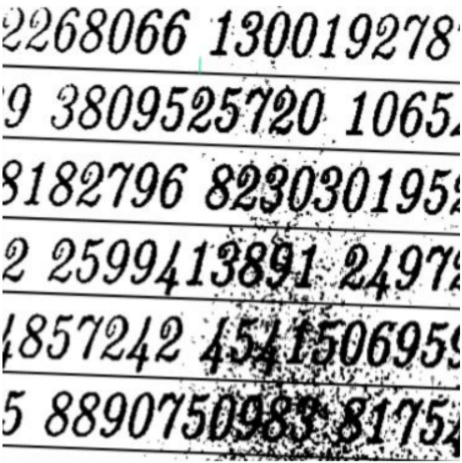
#> input picture DIP/input.png, 462 x 463 px
$ python enough2.py
#> lines starting #> are read from the running program, lines starting #| are printed output that depends on the picture; after the words box and inside, x2 and y2 are one past the last pixel; in counts of white or black regions, pixels touching at a corner belong together
import cv2
import numpy as np

def remove_line(im):
    temp = im.copy()
    thresh = cv2.threshold(temp, 0, 255, cv2.THRESH_BINARY_INV + cv2.THRESH_OTSU)[1]
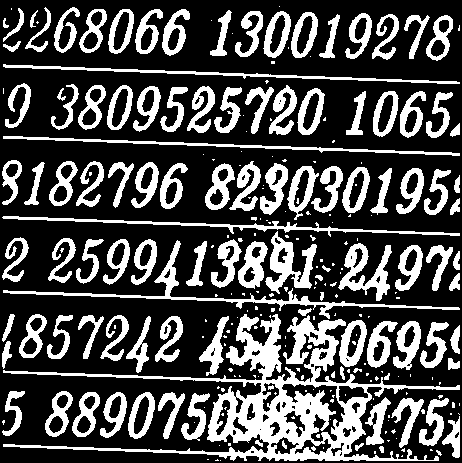
#> thresh: shape (463, 462); 30% white; 266 white regions (154 under 20 px), largest, box (x1, y1, x2, y2) and area: (3, 314, 460, 461) 12905, (3, 240, 460, 319) 2124, (2, 216, 460, 237) 1462

    # Remove horizontal
    horizontal_kernel = cv2.getStructuringElement(cv2.MORPH_RECT, (25,1))
    detected_lines = cv2.morphologyEx(thresh, cv2.MORPH_OPEN, horizontal_kernel, iterations=2)
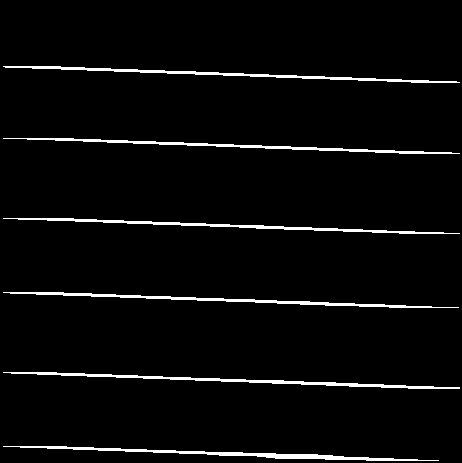
#> detected_lines: shape (463, 462); 3.5% white; 6 white regions
    cnts = cv2.findContours(detected_lines, cv2.RETR_EXTERNAL, cv2.CHAIN_APPROX_SIMPLE)
#> cnts = 6 contours; box (x1, y1, x2, y2) and area: (3, 446, 439, 461) 895, (3, 372, 460, 389) 850, (3, 292, 459, 308) 788, (3, 66, 460, 83) 788, (3, 218, 460, 234) 749, (3, 138, 460, 154) 731
    cnts = cnts[0] if len(cnts) == 2 else cnts[1]
    for c in cnts:
        cv2.drawContours(temp, [c], -1, (255,255,255), 2)
#> this loop made 6 passes
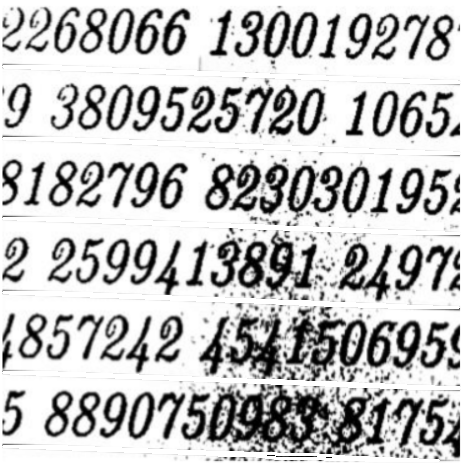
#> temp: shape (463, 462); min 0, max 255, mean 190.9
    return temp

im = cv2.imread('input.png', 0)

result = remove_line(im)

thresh = cv2.adaptiveThreshold(result, 255, cv2.ADAPTIVE_THRESH_GAUSSIAN_C, cv2.THRESH_BINARY, 217, -1)
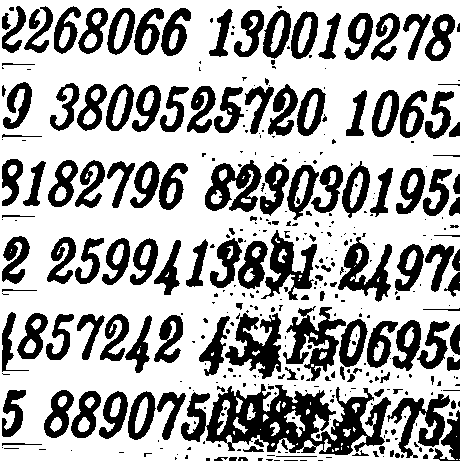
#> thresh: shape (463, 462); 67.4% white; 385 black regions (243 under 20 px), largest, box (x1, y1, x2, y2) and area: (181, 384, 391, 455) 7448, (283, 306, 346, 381) 1884, (225, 313, 281, 379) 1879
kernel = cv2.getStructuringElement(cv2.MORPH_RECT, (2, 2))
#> kernel = [[1, 1], [1, 1]]
result = cv2.dilate(thresh, kernel, iterations=1)
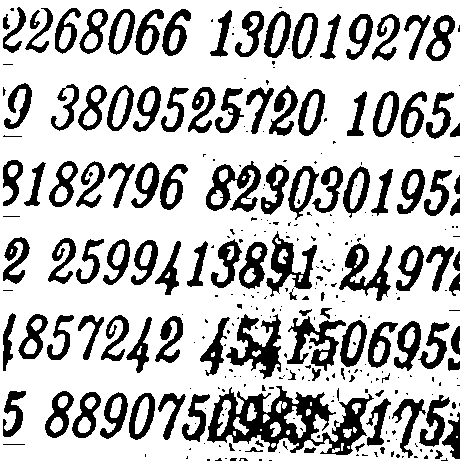
#> result: shape (463, 462); 74.4% white; 316 black regions (197 under 20 px), largest, box (x1, y1, x2, y2) and area: (207, 386, 374, 455) 4863, (226, 314, 281, 379) 1547, (206, 161, 261, 212) 1277
cv2.imshow('t', result)
result = cv2.bitwise_or(result, thresh)
ret, thresh_2 = cv2.threshold(result, 64, 255, cv2.THRESH_BINARY)
cv2.imshow('thresh', result)
cv2.waitKey()
